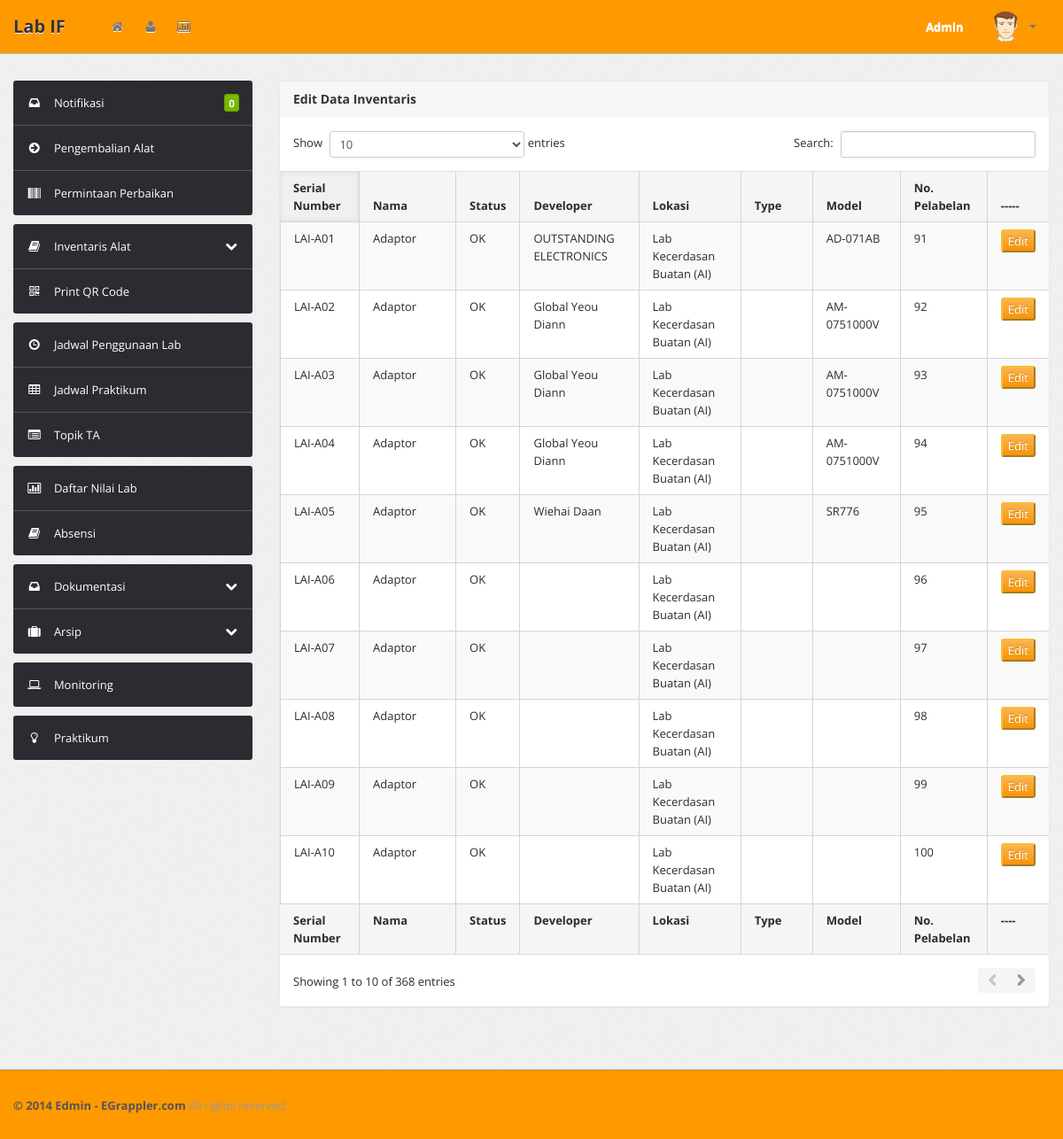
The app's page /admin/PembaharuanInventaris.php (signed in) with its own data.
### tables this page shows
CREATE TABLE IF NOT EXISTS `barang` (
  `serial_num` varchar(20) NOT NULL,
  `nama` varchar(50) DEFAULT NULL,
  `status` enum('OK','RUSAK') DEFAULT NULL,
  `developer` varchar(50) DEFAULT NULL,
  `lokasi` varchar(50) DEFAULT NULL,
  `type` varchar(50) DEFAULT NULL,
  `model` varchar(50) DEFAULT NULL,
  `last_update` datetime DEFAULT NULL,
  `no_pelabelan` int(11) DEFAULT NULL,
  `ketersediaan` enum('TERSEDIA','TIDAK TERSEDIA') DEFAULT NULL,
  PRIMARY KEY (`serial_num`)
);

### admin/PembaharuanInventaris.php (the view, shortened to what this page needs)
<!DOCTYPE html>
<html lang="en">
    <head>
        <link type="text/css" href="bootstrap/css/bootstrap.min.css" rel="stylesheet">
        <link type="text/css" href="bootstrap/css/bootstrap-responsive.min.css" rel="stylesheet">
        <link type="text/css" href="css/theme.css" rel="stylesheet">
        <link type="text/css" href="images/icons/css/font-awesome.css" rel="stylesheet">
    </head>
    <body>
        <div class="navbar navbar-fixed-top">
            <div class="navbar-inner">
                <?php
                if (empty($_SESSION['username'])) {
                    include './components/navbar1.php';
                } else {
                    include './components/navbar2.php';
                }
                ?>
            </div>
        </div>
        <div class="wrapper">
            <div class="container">
                <div class="row">
                    <div class="span3">
                        <?php
                        if (empty($_SESSION['kategori'])) {
                            include './components/sidebar1.php';
                        } else if ($_SESSION['kategori'] == "admin") {
                            include './components/sidebar4.php';
                        } else if ($_SESSION['kategori'] == "dosen") {
                            include './components/sidebar2.php';
                        } else if ($_SESSION['kategori'] == "mahasiswa") {
                            include './components/sidebar3.php';
                        }
                        ?>
                    </div>
                    <div class="span9">
                        <div class="content">
                            <div class="module">
                                <div class="module-head">
                                    <h3>Edit Data Inventaris</h3>
                                </div>
                                <div class="module-body table">
                                    <table cellpadding="0" cellspacing="0" border="0" class="datatable-1 table table-bordered table-striped	 display" width="100%">
                                        <thead>
                                            <tr>
                                                <th>Serial Number</th>
                                                <th>Nama</th>
                                                <th>Status</th>
                                                <th>Developer</th>
                                                <th>Lokasi</th>
                                                <th>Type</th>
                                                <th>Model</th>
                                                <th>No. Pelabelan</th>
                                                <th>-----</th>
                                            </tr>
                                        </thead>
                                        <tbody>
                                            <?php
                                            $tampil = mysql_query("select * from barang order by serial_num");
                                            while ($r = mysql_fetch_array($tampil)) {
                                                echo"
                                                    <form action=homeweb_LihatDetailProduk.php method=GET>
                                                    <tr>
                                                        <input type=hidden name=serial_num value=$r[serial_num]>
                                                        <td align=center>$r[serial_num]</td>
                                                        <td align=center>$r[nama]</td>
                                                        <td align=center>$r[status]</td>
                                                        <td align=center>$r[developer]</td>
                                                        <td align=center>$r[lokasi]</td>
                                                        <td align=center>$r[type]</td>
                                                        <td align=center>$r[model]</td>
                                                        <td align=center>$r[no_pelabelan]</td>
                                                        <td align=center><a href=EditDataInv.php?serial_num=$r[serial_num]><button class=btn-warning>Edit</button></a></td>
                                                        </tr>
                                                    </form>";
                                            }
                                            ?>
                                        </tbody>
                                        <tfoot>
                                            <tr>
                                                <th>Serial Number</th>
                                                <th>Nama</th>
                                                <th>Status</th>
                                                <th>Developer</th>
                                                <th>Lokasi</th>
                                                <th>Type</th>
                                                <th>Model</th>
                                                <th>No. Pelabelan</th>
                                                <th>----</th>
                                            </tr>
                                        </tfoot>
                                    </table>
                                </div>
                            </div>
                            <br />
                        </div>
                    </div>
                </div>
            </div>
        </div>
        <div class="footer">
            <div class="container">
                <b class="copyright">&copy; 2014 Edmin - EGrappler.com </b>All rights reserved.
            </div>
        </div>
    </body>
</html>

### records on screen
barang: serial_num "LAI-A01", nama "Adaptor", status "OK", developer "OUTSTANDING ELECTRONICS", lokasi "Lab Kecerdasan Buatan (AI)", model "AD-071AB", no_pelabelan "91"
barang: serial_num "LAI-A02", nama "Adaptor", status "OK", developer "Global Yeou Diann", lokasi "Lab Kecerdasan Buatan (AI)", model "AM-0751000V", no_pelabelan "92"
barang: serial_num "LAI-A03", nama "Adaptor", status "OK", developer "Global Yeou Diann", lokasi "Lab Kecerdasan Buatan (AI)", model "AM-0751000V", no_pelabelan "93"
barang: serial_num "LAI-A04", nama "Adaptor", status "OK", developer "Global Yeou Diann", lokasi "Lab Kecerdasan Buatan (AI)", model "AM-0751000V", no_pelabelan "94"
barang: serial_num "LAI-A05", nama "Adaptor", status "OK", developer "Wiehai Daan", lokasi "Lab Kecerdasan Buatan (AI)", model "SR776", no_pelabelan "95"
barang: serial_num "LAI-A06", nama "Adaptor", status "OK", lokasi "Lab Kecerdasan Buatan (AI)", no_pelabelan "96"
barang: serial_num "LAI-A07", nama "Adaptor", status "OK", lokasi "Lab Kecerdasan Buatan (AI)", no_pelabelan "97"
barang: serial_num "LAI-A08", nama "Adaptor", status "OK", lokasi "Lab Kecerdasan Buatan (AI)", no_pelabelan "98"
barang: serial_num "LAI-A09", nama "Adaptor", status "OK", lokasi "Lab Kecerdasan Buatan (AI)", no_pelabelan "99"
barang: serial_num "LAI-A10", nama "Adaptor", status "OK", lokasi "Lab Kecerdasan Buatan (AI)", no_pelabelan "100"

### other values on screen
$_SESSION[username] "Admin"
$result "0"
